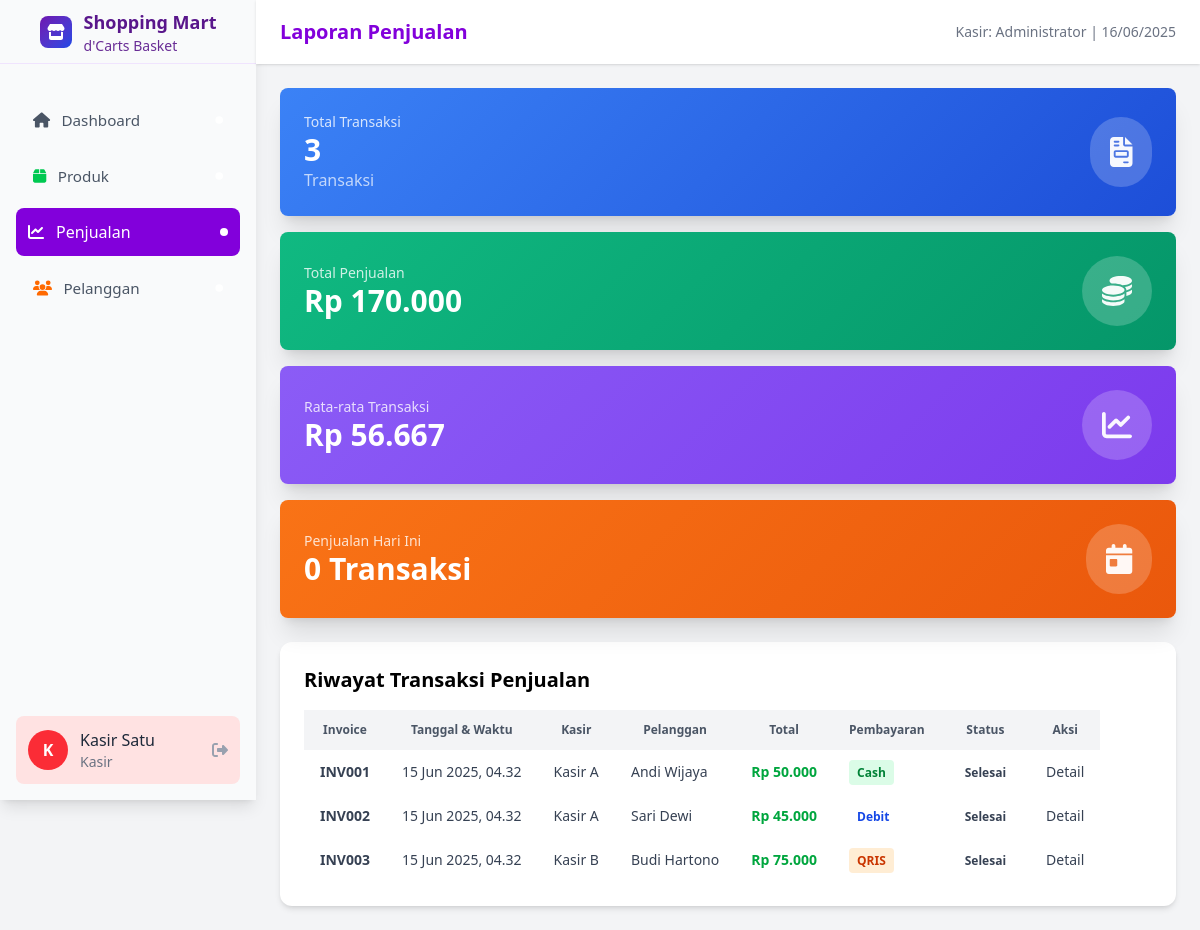
Page /pages/laporan-penjualan-view.php on the committed database.
### tables this page shows
CREATE TABLE penjualan (
    id_penjualan INT PRIMARY KEY AUTO_INCREMENT,
    nomor_invoice VARCHAR(100) UNIQUE NOT NULL,
    tanggal_penjualan DATETIME NOT NULL DEFAULT CURRENT_TIMESTAMP,
    total_bayar DECIMAL(10,2) NOT NULL DEFAULT 0.00,
    jumlah_bayar DECIMAL(10,2) NOT NULL DEFAULT 0.00,
    kembalian DECIMAL(10,2) NOT NULL DEFAULT 0.00,
    tipe_pembayaran ENUM('Cash','Debit', 'Credit', 'QRIS') NOT NULL DEFAULT 'Cash',
    id_kasir INT,
    id_pelanggan INT,
    status_penjualan ENUM('Completed', 'Pending', 'Cancelled') NOT NULL DEFAULT 'Completed',
    FOREIGN KEY (id_kasir) REFERENCES pengguna(id_pengguna),
    FOREIGN KEY (id_pelanggan) REFERENCES pelanggan(id_pelanggan)
);

CREATE TABLE pengguna (
    id_pengguna INT PRIMARY KEY AUTO_INCREMENT,
    username VARCHAR(50) UNIQUE NOT NULL,
    password VARCHAR(255) NOT NULL,
    nama_lengkap VARCHAR(100) NOT NULL,
    role ENUM('Admin', 'Kasir') NOT NULL DEFAULT 'Kasir',
    status ENUM('Active', 'Inactive') NOT NULL DEFAULT 'Active'
);

CREATE TABLE pelanggan (
    id_pelanggan INT PRIMARY KEY AUTO_INCREMENT,
    nama_lengkap VARCHAR(255) NOT NULL,
    telepon VARCHAR(50) UNIQUE,
    alamat TEXT,
    email VARCHAR(100)
);

### utils/penjualan_util.php (called while the page is built, shortened)
<?php
include '../auth/koneksi.php';
function getRataRataTransaksi() {
    global $koneksi;
    $query = "SELECT AVG(total_bayar) as rata_rata FROM penjualan";
    $result = mysqli_query($koneksi, $query);
    return $result ? mysqli_fetch_assoc($result)['rata_rata'] : 0;
}
function getRiwayatTransaksi() {
  global $koneksi;
  $sql = "SELECT p.id_penjualan, p.nomor_invoice, p.total_bayar, p.tipe_pembayaran, p.status_penjualan,
          pg.nama_lengkap AS nama_kasir, pl.nama_lengkap AS nama_pelanggan, p.created_at
          FROM penjualan p
          JOIN pengguna pg ON pg.id_pengguna = p.id_kasir
          JOIN pelanggan pl ON pl.id_pelanggan = p.id_pelanggan
          ORDER BY p.created_at DESC";
  $result = mysqli_query($koneksi, $sql);
  $data = [];
  while ($row = mysqli_fetch_assoc($result)) {
      $data[] = $row;
  }
  return $data;
}
function getTotalPenjualan() {
  global $koneksi;
  $q = mysqli_query($koneksi, "SELECT SUM(total_bayar) as total FROM penjualan");
  return mysqli_fetch_assoc($q)['total'] ?? 0;
}
function getTotalPenjualanHariIni() {
  global $koneksi;
  $today = date('Y-m-d');
  $q = mysqli_query($koneksi, "SELECT COUNT(*) as total FROM penjualan WHERE DATE(created_at) = '$today'");
  return mysqli_fetch_assoc($q)['total'];
}
function getTotalTransaksi() {
  global $koneksi;
  $q = mysqli_query($koneksi, "SELECT COUNT(*) as total FROM penjualan");
  return mysqli_fetch_assoc($q)['total'];
}
?>

### pages/laporan-penjualan-view.php (the view, shortened to what this page needs)
<?php
require '../handler/penjualan_handler.php';
require '../utils/penjualan_util.php';
?>
<!DOCTYPE html>
<html lang="en">
<head>
  <link rel="stylesheet" href="../assets/output.css">
</head>
<body class="flex bg-gray-100">
  <?php $active = 3; include '../components/sidebar.php'; ?>
  <div class="flex-1 flex flex-col">
    <div class="h-16 px-6 bg-white flex items-center justify-between shadow">
      <h1 class="text-xl font-bold text-purple-700">Laporan Penjualan</h1>
      <div class="text-sm text-gray-500">Kasir: Administrator | <?= date("d/m/Y") ?></div>
    </div>
    <main class="flex-1 p-6 space-y-6 overflow-y-auto">
      <div class="grid grid-cols-1 md:grid-cols-2 lg:grid-cols-4 gap-4">
        <?php
          $dashboardData = [
            [
              'title' => 'Total Transaksi',
              'value' => getTotalTransaksi(),
              'suffix' => 'Transaksi',
              'color' => 'blue',
              'icon' => 'fa-solid fa-file-invoice'
            ],
            [
              'title' => 'Total Penjualan',
              'value' => 'Rp ' . number_format(getTotalPenjualan(), 0, ',', '.'),
              'color' => 'green',
              'icon' => 'fa-solid fa-coins'
            ],
            [
              'title' => 'Rata-rata Transaksi',
              'value' => 'Rp ' . number_format(getRataRataTransaksi(), 0, ',', '.'),
              'color' => 'purple',
              'icon' => 'fa-solid fa-chart-line'
            ],
            [
              'title' => 'Penjualan Hari Ini',
              'value' => getTotalPenjualanHariIni() . ' Transaksi',
              'color' => 'orange',
              'icon' => 'fa-solid fa-calendar-day'
            ],
          ];
          foreach ($dashboardData as $data) {
            include '../components/card-informasi.php';
          }
        ?>
      </div>
      <div class="bg-white p-6 rounded-xl shadow-md">
        <h2 class="text-xl font-semibold mb-4">Riwayat Transaksi Penjualan</h2>
        <div class="overflow-x-auto">
          <table class="min-w-full text-sm text-left text-gray-700">
            <thead class="bg-gray-100 text-gray-600 uppercase text-xs">
              <tr>
                <th class="px-4 py-3">Invoice</th>
                <th class="px-4 py-3">Tanggal & Waktu</th>
                <th class="px-4 py-3">Kasir</th>
                <th class="px-4 py-3">Pelanggan</th>
                <th class="px-4 py-3">Total</th>
                <th class="px-4 py-3">Pembayaran</th>
                <th class="px-4 py-3">Status</th>
                <th class="px-4 py-3">Aksi</th>
              </tr>
            </thead>
            <tbody class="divide-y divide-gray-200">
              <?php foreach (getRiwayatTransaksi() as $transaksi): ?>
              <tr>
                <td class="px-4 py-3 text-blue-600 font-semibold"><?= $transaksi['nomor_invoice'] ?></td>
                <td class="px-4 py-3"><?= date('d M Y, H.i', strtotime($transaksi['created_at'])) ?></td>
                <td class="px-4 py-3"><?= $transaksi['nama_kasir'] ?></td>
                <td class="px-4 py-3"><?= $transaksi['nama_pelanggan'] ?></td>
                <td class="px-4 py-3 text-green-600 font-semibold">Rp <?= number_format($transaksi['total_bayar'], 0, ',', '.') ?></td>
                <td class="px-4 py-3">
                  <?php if ($transaksi['tipe_pembayaran'] === 'Cash'): ?>
                    <span class="bg-green-100 text-green-700 px-2 py-1 rounded text-xs font-semibold">Cash</span>
                  <?php elseif ($transaksi['tipe_pembayaran'] === 'QRIS'): ?>
                    <span class="bg-orange-100 text-orange-700 px-2 py-1 rounded text-xs font-semibold">QRIS</span>
                  <?php else: ?>
                    <span class="bg-blue-100 text-blue-700 px-2 py-1 rounded text-xs font-semibold"><?= $transaksi['tipe_pembayaran'] ?></span>
                  <?php endif; ?>
                </td>
                <td class="px-4 py-3">
                  <span class="bg-emerald-100 text-emerald-700 px-2 py-1 rounded text-xs font-semibold"><?= $transaksi['status_penjualan'] === 'Completed' ? 'Selesai' : 'Pending' ?></span>
                </td>
                <td class="px-4 py-3">
                  <a href="detail_transaksi.php?id=<?= $transaksi['id_penjualan'] ?>" class="text-blue-500 hover:underline text-sm">Detail</a>
                </td>
              </tr>
              <?php endforeach ?>
            </tbody>
          </table>
        </div>
      </div>
    </main>
  </div>
</body>
</html>

### rows in the picture
penjualan: nomor_invoice "INV001", created_at "15 Jun 2025, 04.32", id_kasir.nama_lengkap "Kasir A", id_pelanggan.nama_lengkap "Andi Wijaya", total_bayar "50.000", tipe_pembayaran "Cash", status_penjualan "Selesai"
penjualan: nomor_invoice "INV002", created_at "15 Jun 2025, 04.32", id_kasir.nama_lengkap "Kasir A", id_pelanggan.nama_lengkap "Sari Dewi", total_bayar "45.000", tipe_pembayaran "Debit", status_penjualan "Selesai"
penjualan: nomor_invoice "INV003", created_at "15 Jun 2025, 04.32", id_kasir.nama_lengkap "Kasir B", id_pelanggan.nama_lengkap "Budi Hartono", total_bayar "75.000", tipe_pembayaran "QRIS", status_penjualan "Selesai"

### other values in the picture
$title "Total Transaksi"
$value "3"
$suffix "Transaksi"
$title "Total Penjualan"
$value "Rp 170.000"
$title "Rata-rata Transaksi"
$value "Rp 56.667"
$title "Penjualan Hari Ini"
$value "0 Transaksi"
